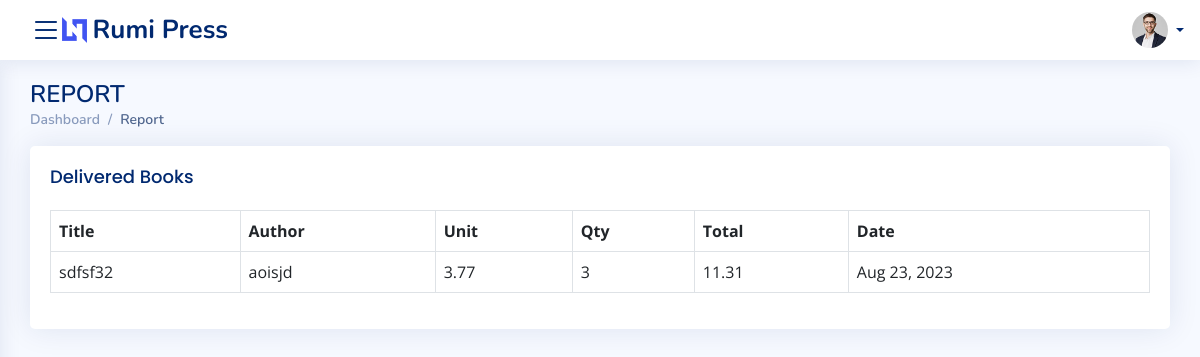
/reports/, run on an earlier commit of the app's database.
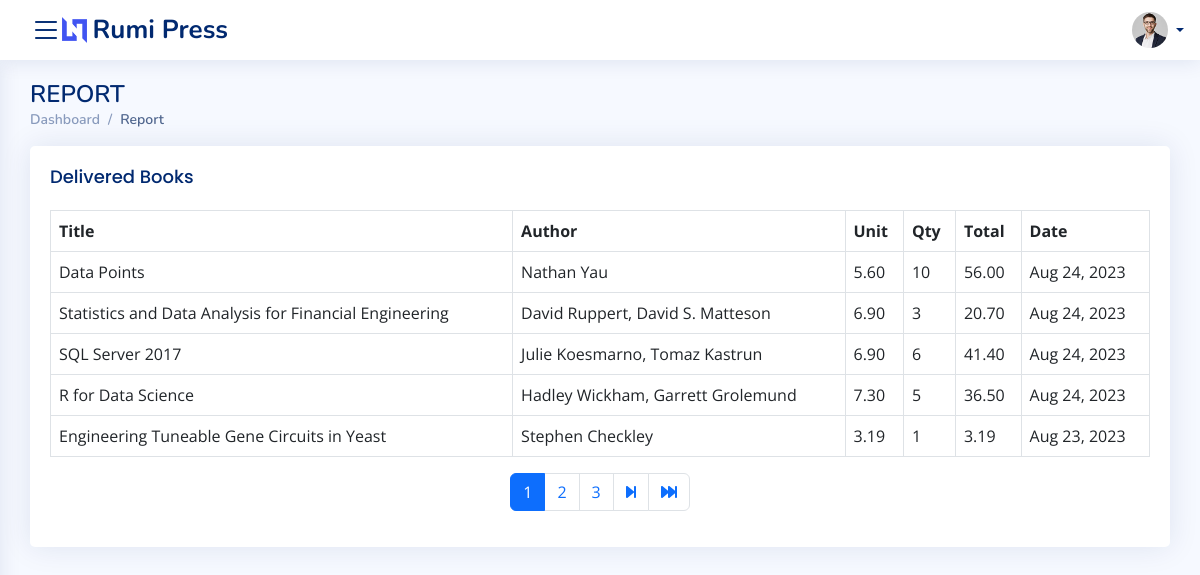
And on a later commit of the database.
### tracker/models.py (models this page shows)
class Delivery(models.Model):
    book=models.ForeignKey(Books, on_delete=models.CASCADE)
    category=models.ForeignKey(Categories, on_delete=models.PROTECT)
    unit_price=models.DecimalField(max_digits=6, decimal_places=2)
    qty=models.IntegerField()
    total=models.DecimalField(max_digits=6, decimal_places=2)
    date=models.DateField()
    user=models.ForeignKey(User, on_delete=models.CASCADE, related_name="admin")
    active=models.BooleanField(default=True)

class Books(models.Model):
    book_code=models.IntegerField()
    title=models.CharField(max_length=255)
    subtitle=models.CharField(max_length=255, null=True)
    author=models.CharField(max_length=255)
    publishing_date=models.DateField()
    publisher=models.CharField(max_length=255)
    category=models.ForeignKey(Categories, on_delete=models.CASCADE)
    user=models.ForeignKey(User, on_delete=models.CASCADE, related_name='user_reg')
    date=models.DateField(auto_now=True)
    distribution_expense=models.DecimalField(max_digits=6, decimal_places=2)
    active=models.BooleanField(default=True)

### tracker/views.py (the view)
# urls.py: path('reports/', views.ReportView, name='reports'),
def ReportView(request):
    if request.method=="GET":
        page=request.GET.get('page',1)
        deliveries=Delivery.objects.filter(active=True).all().order_by('-date','-id')
        try:
            paginator=Paginator(deliveries,5)
            deliveries=paginator.page(page)
        except:
            raise Http404
        return render(request, 'reports/reports.html', {'entity':deliveries, 'paginator':paginator})

### templates/reports/reports.html (shortened to what this page needs)
{% extends 'base.html' %}
{% block content %}
<main id="main" class="main">
    <div class="pagetitle">
      <h1>REPORT</h1>
      <nav>
        <ol class="breadcrumb">
          <li class="breadcrumb-item"><a href="{% url  'index' %}">Dashboard</a></li>
          <li class="breadcrumb-item active">Report</li>
        </ol>
      </nav>
    </div>
    <section class="section">
    <div class="row">
        <div class="col-lg-12">
          <div class="card">
            <div class="card-body">
              <h5 class="card-title">Delivered Books</h5>
              <table class="table table-hover table-bordered  table-responsive mt-2">
                  <thead>
                    <th>Title</th>
                    <th>Author</th>
                    <th>Unit</th>
                    <th>Qty</th>
                    <th>Total</th>
                    <th>Date</th>
                  </thead>
                  <tbody>
                    {% for delivery in entity %}
                        <tr>
                            <td>{{delivery.book.title}}</td>
                            <td>{{delivery.book.author}}</td>
                            <td>{{delivery.unit_price}}</td>
                            <td>{{delivery.qty}}</td>
                            <td>{{delivery.total}}</td>
                            <td>{{delivery.date|date:'M d, Y'}}</td>
                        </tr>
                    {% endfor %}
                  </tbody>
              </table>
              {% include 'paginator.html' %}
            </div>
          </div>
        </div>
    </div>
</main>
{% endblock %}

What changed in the data, as far as the page shows it:
no longer on this page (row unchanged): Delivery: book "sdfsf32", book.author "aoisjd", unit_price "3.77", qty "3", total "11.31", date "Aug 23, 2023"
added Delivery: book "Data Points", book.author "Nathan Yau", unit_price "5.60", qty "10", total "56.00", date "Aug 24, 2023"
added Delivery: book "Statistics and Data Analysis for Financial Engineering", book.author "David Ruppert, David S. Matteson", unit_price "6.90", qty "3", total "20.70", date "Aug 24, 2023"
added Delivery: book "SQL Server 2017", book.author "Julie Koesmarno, Tomaz Kastrun", unit_price "6.90", qty "6", total "41.40", date "Aug 24, 2023"
added Delivery: book "R for Data Science", book.author "Hadley Wickham, Garrett Grolemund", unit_price "7.30", qty "5", total "36.50", date "Aug 24, 2023"
added Delivery: book "Engineering Tuneable Gene Circuits in Yeast", book.author "Stephen Checkley", unit_price "3.19", qty "1", total "3.19", date "Aug 23, 2023"
Also different on the page:
new list line: "1"
new list line: "2"
new list line: "3"
